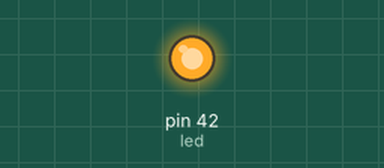
A sketch run on a simulated Arduino Mega 2560, built with avr-gcc and run on an emulated ATmega2560. Parts: output pins drawn as LEDs (lit = HIGH).

Above: at 1.0 s.
At 3.0 s:
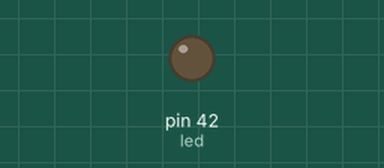
Timing chart, 0 to 5.2 s (numbered marks = the images above):
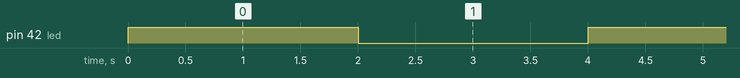

Measured:
- by itself, pin 42 (led): alternates HIGH for 2.0 s and LOW for 2.0 s

The sketch:

sketch_feb21c.ino
```cpp
//declaration
int led = 42;
//setup
void setup() {
  pinMode(led, OUTPUT);
}
//loop
void loop() {
  digitalWrite(led, HIGH);
  Serial.println("Led On");
  delay(2000);
  digitalWrite(led, LOW);
  Serial.println("Led Off");
  delay(2000);
}
```
